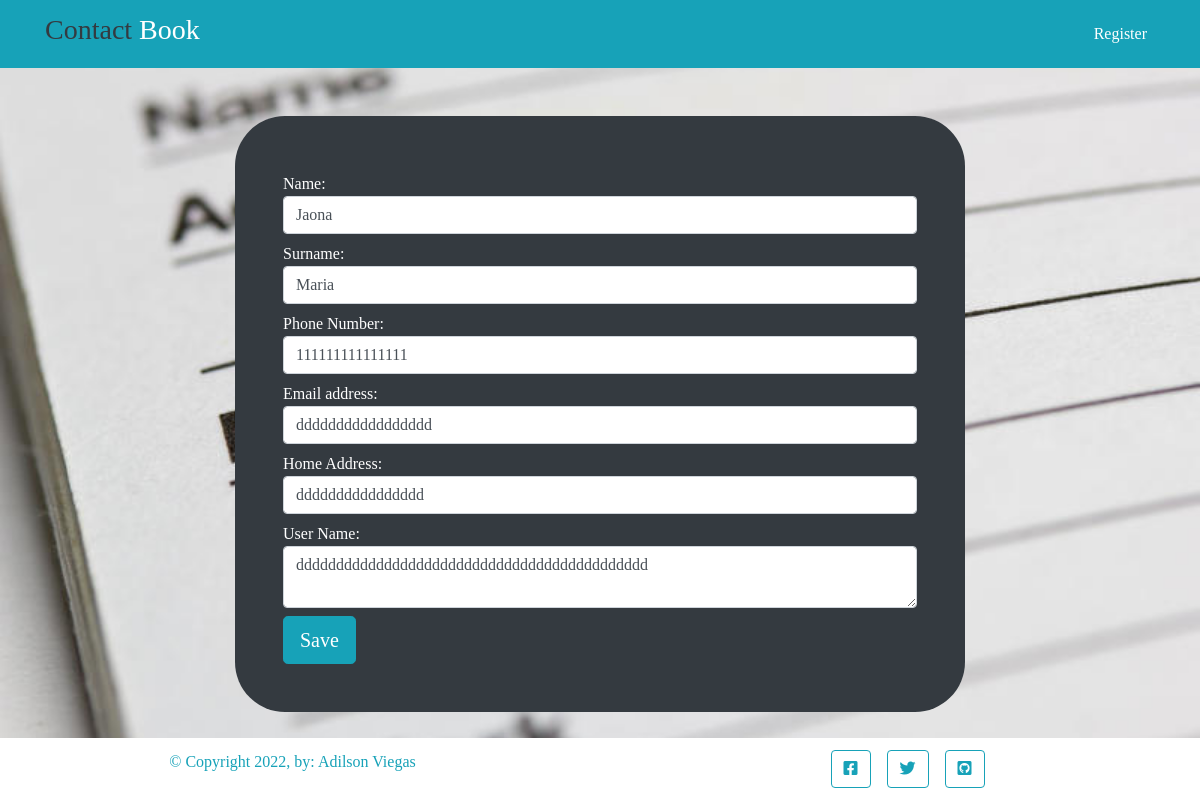
Screenshot of /contacts/edit/Jaona with the database file from the repository.
### app.py (models this page shows)
class Contacts(db.Model):
    id = db.Column(db.Integer(), primary_key=True)
    name = db.Column(db.String(length=30), nullable=False)
    surname = db.Column(db.String(length=30), nullable=False)
    phone_number = db.Column(db.String(length=14), nullable=False)
    email_address = db.Column(db.String(length=12),
                              nullable=False)
    home_address = db.Column(db.String(length=20), nullable=False)
    description = db.Column(db.String(length=1024),
                            nullable=False)
    owner = db.Column(db.Integer(), db.ForeignKey('users.id'))

### app.py (the view, shortened to what this page needs)
@app.route('/contacts/edit/<name>', methods=['GET', 'POST'])
def edit_contact(name):
    contact = Contacts.query.filter(Contacts.name == name).first()
    form = ContactForm()
    form.name.data = contact.name
    form.surname.data = contact.surname
    form.phone.data = contact.phone_number
    form.email_address.data = contact.email_address
    form.home_address.data = contact.home_address
    form.description.data = contact.description
    return render_template('edit_contact.html', form=form)

### app.py
class ContactForm(FlaskForm):
    name = StringField(label='Name:', validators=[DataRequired()])
    surname = StringField(label='Surname:',
                          validators=[DataRequired()])
    phone = TelField(label='Phone Number:', validators=[
                     Length(min=11, max=15), DataRequired()])
    email_address = StringField(
        label='Email address:', validators=[DataRequired()])
    home_address = StringField(
        label='Home Address:', validators=[DataRequired()])
    description = TextAreaField(
        label='User Name:', validators=[DataRequired()])
    submit = SubmitField('Save')

### templates/edit_contact.html (shortened to what this page needs)
{% extends 'base.html' %} {% block title%} {% endblock%} {% block section%}
<div class="container">
    <div class="row">
        <div class="col-2"></div>
        <div class="col-8">
            <form class="bg-dark mt-5 p-5 edt_con text-white" method="post" enctype="multipart/form-data">
                {{form.name.label(class="mb-0 mt-2")}}
                {{form.name(class="form-control", placeholder="Name")}}
                {{form.surname.label(class="mb-0 mt-2")}}
                {{form.surname(class="form-control", placeholder="Surname")}}
                {{form.phone.label(class="mb-0 mt-2")}}
                {{form.phone(class="form-control", placeholder="Phone Number")}}
                {{form.email_address.label(class="mb-0 mt-2")}}
                {{form.email_address(class="form-control", placeholder="Email Address")}}
                {{form.home_address.label(class="mb-0 mt-2")}}
                {{form.home_address(class="form-control", placeholder="Home Address")}}
                {{form.description.label(class="mb-0 mt-2")}}
                {{form.description(class="form-control", placeholder="Description")}}
                {{ form.submit(class="btn btn-lg mt-2 btn-info") }}
            </form>
        </div>
        <div class="col-2"></div>
    </div>
</div>
{%endblock%}

### static/css/style.css (style rules this page uses)
* { font-family: 'Roboto Slab', serif; padding: 0; margin: 0; box-sizing: border-box; list-style: none; }
body { background-image: url('../picture_files/agenda.jpg'); background-repeat: no-repeat; background-attachment: fixed; background-size: 100% 100%; }
.edt_con { border-radius: 50px; }

### rows the page displays
Contacts: name "Jaona", surname "Maria", email_address "ddddddddddddddddd", home_address "dddddddddddddddd", description "dddddddddddddddddddddddddddddddddddddddddddd"
